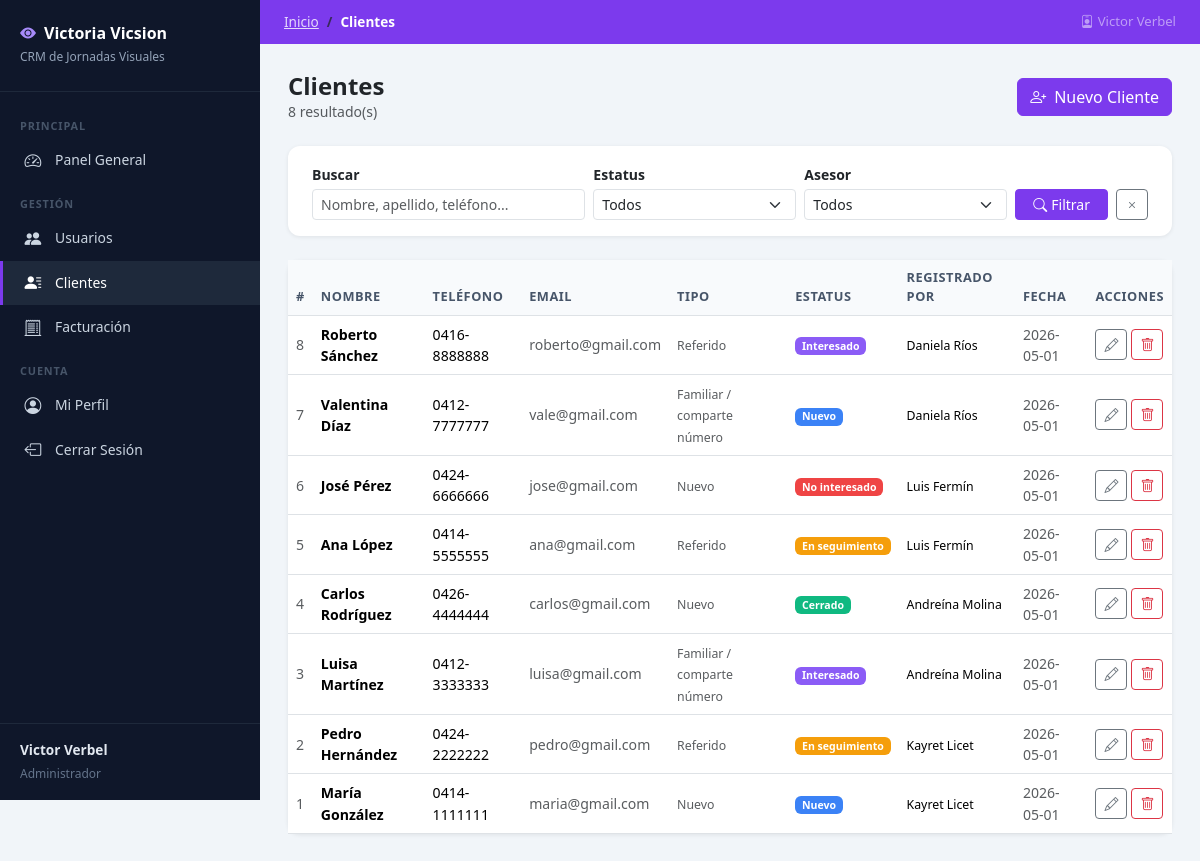
The app's page /clientes (signed in) with its own data.
### tables this page shows
CREATE TABLE clients (
        id INTEGER PRIMARY KEY,
        nombre TEXT,
        apellido TEXT,
        telefono TEXT,
        email TEXT,
        tipo TEXT,
        estatus TEXT DEFAULT 'Nuevo',
        asesor TEXT,
        asesor_nombre TEXT,
        notas TEXT,
        created_at TEXT DEFAULT CURRENT_TIMESTAMP
    );

### crm_v3_clean/app.py (the view)
@app.route('/clientes')
def clientes():
    if 'user' not in session:
        return redirect('/')
    conn = db()
    c = conn.cursor()
    search  = request.args.get('search', '')
    estatus = request.args.get('estatus', '')
    asesor  = request.args.get('asesor', '')
    query  = 'SELECT * FROM clients WHERE 1=1'
    params = []
    if session['role'] != 'admin':
        query += ' AND asesor=?'
        params.append(session['user'])
    if search:
        query += ' AND (nombre LIKE ? OR apellido LIKE ? OR telefono LIKE ?)'
        params += [f'%{search}%', f'%{search}%', f'%{search}%']
    if estatus:
        query += ' AND estatus=?'
        params.append(estatus)
    if asesor and session['role'] == 'admin':
        query += ' AND asesor=?'
        params.append(asesor)
    query += ' ORDER BY id DESC'
    c.execute(query, params)
    clients = c.fetchall()
    asesores = []
    if session['role'] == 'admin':
        c.execute("SELECT username, nombre FROM users WHERE role='asesor'")
        asesores = c.fetchall()
    conn.close()
    return render_template('clientes.html', clients=clients, asesores=asesores,
                           search=search, estatus_filter=estatus, asesor_filter=asesor,
                           nombre=session['nombre'], role=session['role'])

### crm_v3_clean/app.py (called while the page is built)
def db():
    conn = sqlite3.connect('database.db')
    conn.row_factory = sqlite3.Row
    return conn

### crm_v3_clean/templates/clientes.html (shortened to what this page needs)
{% extends "base.html" %}
{% block breadcrumb %}<li class="breadcrumb-item active">Clientes</li>{% endblock %}
{% block content %}
<div class="d-flex align-items-center justify-content-between mb-4">
  <div>
    <h4 class="fw-bold mb-0">Clientes</h4>
    <p class="text-muted small mb-0">{{ clients|length }} resultado(s)</p>
  </div>
  <a href="/clientes/nuevo" class="btn btn-primary" style="background:#7c3aed; border-color:#7c3aed;">
    <i class="bi bi-person-plus me-2"></i>Nuevo Cliente
  </a>
</div>
<div class="card stat-card mb-4">
  <div class="card-body py-3">
    <form method="get" class="row g-2 align-items-end">
      <div class="col-md-4">
        <label class="form-label small fw-semibold mb-1">Buscar</label>
        <input class="form-control form-control-sm" name="search" value="{{ search }}" placeholder="Nombre, apellido, teléfono...">
      </div>
      <div class="col-md-3">
        <label class="form-label small fw-semibold mb-1">Estatus</label>
        <select class="form-select form-select-sm" name="estatus">
          <option value="">Todos</option>
        </select>
      </div>
      {% if role == 'admin' %}
      <div class="col-md-3">
        <label class="form-label small fw-semibold mb-1">Asesor</label>
        <select class="form-select form-select-sm" name="asesor">
          <option value="">Todos</option>
        </select>
      </div>
      {% endif %}
      <div class="col-md-2 d-flex gap-2">
        <button class="btn btn-sm btn-primary w-100" style="background:#7c3aed; border-color:#7c3aed;">
          <i class="bi bi-search me-1"></i>Filtrar
        </button>
        <a href="/clientes" class="btn btn-sm btn-outline-secondary"><i class="bi bi-x"></i></a>
      </div>
    </form>
  </div>
</div>
<div class="card stat-card">
  <div class="card-body p-0">
    <div class="table-responsive">
      <table class="table mb-0">
        <thead>
          <tr>
            <th>#</th>
            <th>Nombre</th>
            <th>Teléfono</th>
            <th>Email</th>
            <th>Tipo</th>
            <th>Estatus</th>
            <th>Registrado por</th>
            <th>Fecha</th>
            <th>Acciones</th>
          </tr>
        </thead>
        <tbody>
          {% for c in clients %}
          <tr>
            <td class="text-muted">{{ c['id'] }}</td>
            <td class="fw-semibold">{{ c['nombre'] }} {{ c['apellido'] }}</td>
            <td>{{ c['telefono'] }}</td>
            <td class="text-muted small">{{ c['email'] or '—' }}</td>
            <td><span class="text-muted small">{{ c['tipo'] }}</span></td>
            <td>
              {% set est = c['estatus'] %}
              {% if est == 'Nuevo' %}
                <span class="badge badge-nuevo">{{ est }}</span>
              {% elif est == 'En seguimiento' %}
                <span class="badge badge-seguimiento">{{ est }}</span>
              {% elif est == 'Cerrado' %}
                <span class="badge badge-cerrado">{{ est }}</span>
              {% elif est == 'Interesado' %}
                <span class="badge badge-interesado">{{ est }}</span>
              {% else %}
                <span class="badge badge-no-interesado">{{ est }}</span>
              {% endif %}
            </td>
            <td>
              <span class="small">{{ c['asesor_nombre'] or c['asesor'] }}</span>
            </td>
            <td class="text-muted small">{{ c['created_at'][:10] if c['created_at'] else '—' }}</td>
            <td>
              <div class="d-flex gap-1">
                <a href="/clientes/editar/{{ c['id'] }}" class="btn btn-sm btn-outline-secondary" title="Editar">
                  <i class="bi bi-pencil"></i>
                </a>
                {% if role == 'admin' %}
                <form method="post" action="/clientes/eliminar/{{ c['id'] }}" onsubmit="return confirm('¿Eliminar este cliente?')">
                  <button class="btn btn-sm btn-outline-danger" title="Eliminar"><i class="bi bi-trash"></i></button>
                </form>
                {% endif %}
              </div>
            </td>
          </tr>
          {% else %}
          <tr><td colspan="9" class="text-center text-muted py-4">No se encontraron clientes.</td></tr>
          {% endfor %}
        </tbody>
      </table>
    </div>
  </div>
</div>
{% endblock %}

### crm_v3_clean/templates/base.html (style rules this page uses)
:root { --sidebar-bg: #0f172a; --sidebar-hover: #1e293b; --sidebar-active: #7c3aed; --sidebar-width: 260px; --topbar-bg: #7c3aed; }
body { background: #f1f5f9; font-family: 'Segoe UI', sans-serif; }
.topbar .breadcrumb-item, .topbar .breadcrumb-item a { color: rgba(255,255,255,.8); }
.topbar .breadcrumb-item.active { color: #fff; font-weight: 600; }
.stat-card { border: none; border-radius: 12px; box-shadow: 0 1px 4px rgba(0,0,0,.08); }
.stat-card .card-body { padding: 1.25rem 1.5rem; }
.badge-nuevo { background: #3b82f6; color: #fff; }
.badge-seguimiento { background: #f59e0b; color: #fff; }
.badge-cerrado { background: #10b981; color: #fff; }
.badge-interesado { background: #8b5cf6; color: #fff; }
.badge-no-interesado { background: #ef4444; color: #fff; }
.table th { background: #f8fafc; font-size: .8rem; font-weight: 700; color: #475569; text-transform: uppercase; letter-spacing: .04em; }
.table td { vertical-align: middle; font-size: .88rem; }

### records on screen
clients: id "8", nombre "Roberto", apellido "Sánchez", telefono "0416-8888888", email "roberto@gmail.com", tipo "Referido", estatus "Interesado", asesor_nombre "Daniela Ríos", created_at "2026-05-01"
clients: id "7", nombre "Valentina", apellido "Díaz", telefono "0412-7777777", email "vale@gmail.com", tipo "Familiar / comparte número", estatus "Nuevo", asesor_nombre "Daniela Ríos", created_at "2026-05-01"
clients: id "6", nombre "José", apellido "Pérez", telefono "0424-6666666", email "jose@gmail.com", tipo "Nuevo", estatus "No interesado", asesor_nombre "Luis Fermín", created_at "2026-05-01"
clients: id "5", nombre "Ana", apellido "López", telefono "0414-5555555", email "ana@gmail.com", tipo "Referido", estatus "En seguimiento", asesor_nombre "Luis Fermín", created_at "2026-05-01"
clients: id "4", nombre "Carlos", apellido "Rodríguez", telefono "0426-4444444", email "carlos@gmail.com", tipo "Nuevo", estatus "Cerrado", asesor_nombre "Andreína Molina", created_at "2026-05-01"
clients: id "3", nombre "Luisa", apellido "Martínez", telefono "0412-3333333", email "luisa@gmail.com", tipo "Familiar / comparte número", estatus "Interesado", asesor_nombre "Andreína Molina", created_at "2026-05-01"
clients: id "2", nombre "Pedro", apellido "Hernández", telefono "0424-2222222", email "pedro@gmail.com", tipo "Referido", estatus "En seguimiento", asesor_nombre "Kayret Licet", created_at "2026-05-01"
clients: id "1", nombre "María", apellido "González", telefono "0414-1111111", email "maria@gmail.com", tipo "Nuevo", estatus "Nuevo", asesor_nombre "Kayret Licet", created_at "2026-05-01"

### other values on screen
{{ session.get('nombre', '') }} "Victor Verbel"
{{ session.get('nombre','') }} "Victor Verbel"
{{ clients|length }} "8"
